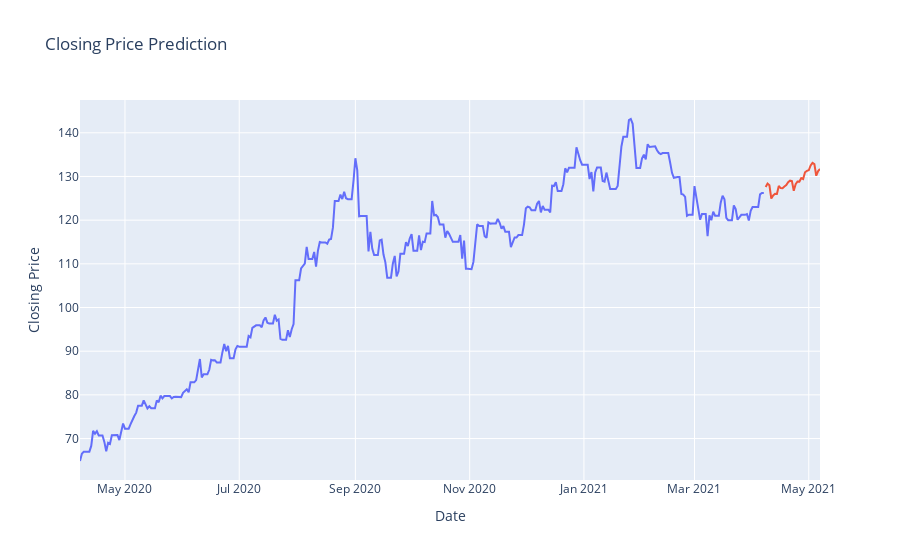

This figure's notebook cell:
### Code cell
# Plotly version

import plotly.express as px

fig = px.line(x=y.index, y=y.values, title="Closing Price Prediction", labels=dict(x="Date", y="Closing Price", color="Place"))
fig.add_scatter(x=pred_ci.index, y=pred_ci['lower c'])
fig.update_layout(showlegend=False)
fig.show()

### Figure 1 — Plotly figure (JSON) as saved in the notebook; plotly's stock layout.template omitted (floating-point values rounded to 4 significant figures; data arrays with more than 128 entries replaced by an {"elided": "..."} marker saying what was removed)
{"data": [{"hovertemplate": "Date=%{x}<br>Closing Price=%{y}<extra></extra>", "legendgroup": "", "line": {"color": "#636efa", "dash": "solid"}, "mode": "lines", "name": "", "orientation": "v", "showlegend": false, "type": "scatter", "x": {"elided": "366 str values"}, "xaxis": "x", "y": {"elided": "366 float values"}, "yaxis": "y"}, {"type": "scatter", "x": ["2021-04-08T00:00:00", "2021-04-09T00:00:00", "2021-04-10T00:00:00", "2021-04-11T00:00:00", "2021-04-12T00:00:00", "2021-04-13T00:00:00", "2021-04-14T00:00:00", "2021-04-15T00:00:00", "2021-04-16T00:00:00", "2021-04-17T00:00:00", "2021-04-18T00:00:00", "2021-04-19T00:00:00", "2021-04-20T00:00:00", "2021-04-21T00:00:00", "2021-04-22T00:00:00", "2021-04-23T00:00:00", "2021-04-24T00:00:00", "2021-04-25T00:00:00", "2021-04-26T00:00:00", "2021-04-27T00:00:00", "2021-04-28T00:00:00", "2021-04-29T00:00:00", "2021-04-30T00:00:00", "2021-05-01T00:00:00", "2021-05-02T00:00:00", "2021-05-03T00:00:00", "2021-05-04T00:00:00", "2021-05-05T00:00:00", "2021-05-06T00:00:00", "2021-05-07T00:00:00"], "y": [127.6, 128.4, 128.0, 125.0, 125.7, 126.0, 126.0, 127.8, 127.3, 127.3, 127.7, 128.0, 128.7, 129.0, 128.9, 126.7, 128.2, 128.9, 128.8, 129.6, 129.4, 131.0, 131.3, 131.4, 132.5, 133.1, 132.8, 130.2, 131.2, 131.7]}], "layout": {"legend": {"tracegroupgap": 0}, "showlegend": false, "title": {"text": "Closing Price Prediction"}, "xaxis": {"anchor": "y", "domain": [0, 1], "title": {"text": "Date"}}, "yaxis": {"anchor": "x", "domain": [0, 1], "title": {"text": "Closing Price"}}}}
